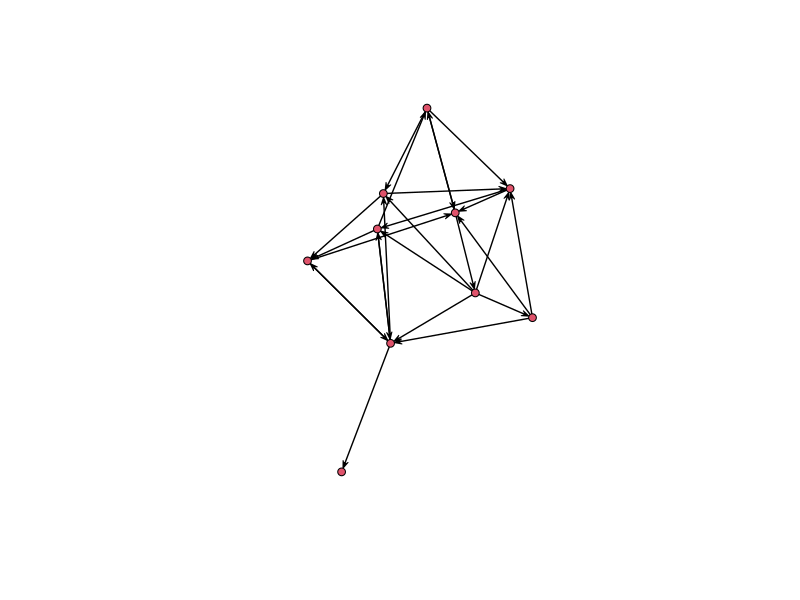
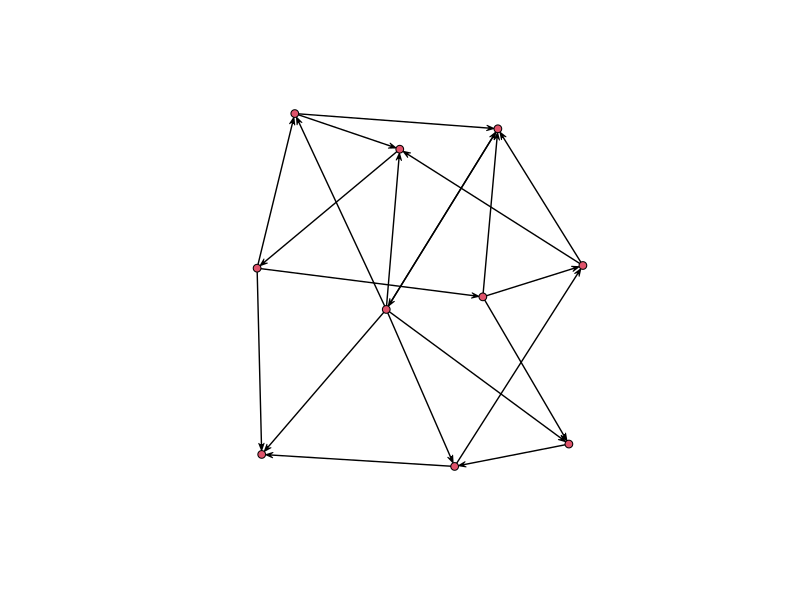
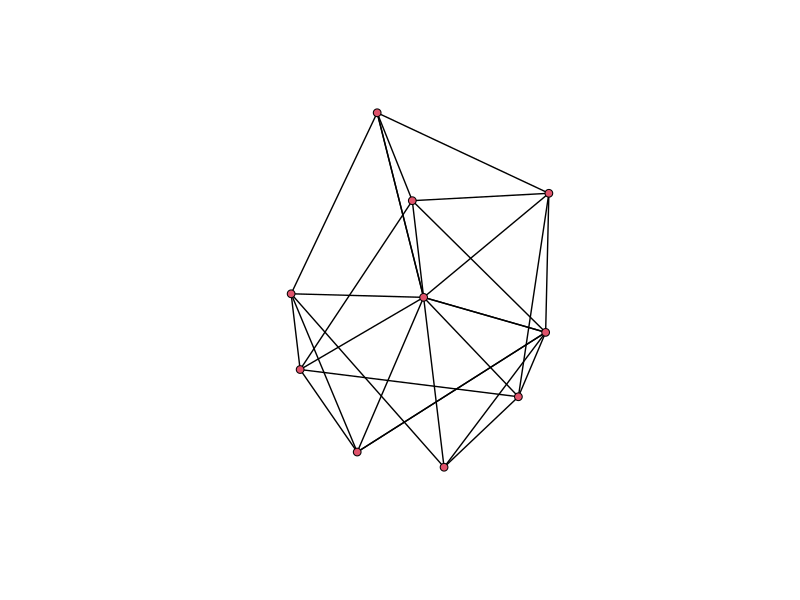

Here is the R script that generated these plots, in order:
###################################################################################################
#                                                                                                 #
#                               Basics of working with networks in R                              #
#                                                                                                 #
###################################################################################################

###################################################################################################
# Preliminaries                                                                                   #
###################################################################################################

# Loading the necessary libraries:
library(sna)

# sna stands for social network analysis. This library contains several routines for analysing networks.
# See the user guide for more information: https://cran.r-project.org/web/packages/sna/sna.pdf

###################################################################################################
# Part 1: Creating a network from an adjacency matrix                                             #
###################################################################################################

# A random graph is a graph where the vertices are fixed, but the edges are drawn randomly and 
# independently from a Bernoulli distribution.

# Create an adjacency matrix for a single (m = 1) random graph with n vertices and edge probability tprob:
A <- rgraph(n=10, m=1, tprob=.25)

# Convert the adjacency matrix into a network object:
net_1 <- network(A, directed=TRUE, loops=FALSE, bipartite=FALSE, matrix.type="adjacency")

# We can also just use the defaults and write:
net_1 <- network(A)

# Summarise information about our network:
summary(net_1)

# A simple plot of the network:
plot(net_1)

###################################################################################################
# Part 2: Creating a network from an edge list                                                    #
###################################################################################################

# Setting the random seed for reproducibility:
set.seed(1)

# "Random" numbers generated by a computer are not really random, but they can seem to be to humans.
# By setting the random "seed", we fix the sequence of random numbers. The next random graph we 
# create will be the same upon repeated runs of this script.

# We can also use rgraph to create an edge list:
el <- rgraph(n=10, m=1, tprob=.25, return.as.edgelist=T)

# The edge list is an [m x 3] matrix where m is the number of edges. The first column is the vertex
# the edge originates at, the second the vertex it terminates at and the final one the weight:
el

# We can create, plot and summarise this network as before:
net_2 <- network(el, directed=TRUE, loops=FALSE, bipartite=FALSE, matrix.type="edgelist")
summary(net_2)
plot(net_2)

# We can also use the shorter version, as the network command automatically infers that this is an edge list:
net_2 <- network(el)

###################################################################################################
# Part 3: Examining properties of network objects                                                 #
###################################################################################################

# We can report various properties of our network:
is.network(net_2)        # Is it a network?
is.bipartite(net_2)      # Is it bipartite?
is.directed(net_2)       # Is it directed?
has.loops(net_2)         # Are loops allowed?  
network.size(net_2)      # What is the number of vertices, order of the network (as mentioned in the slides this is also sometimes called size)?
network.edgecount(net_2) # What is the number of edges?

# We can also access and modify particular edges:
summary(net_2)
net_2[3,5]               # The edge from vertex 3 to vertex 5 (not present).
net_2[1:3,1:3]           # A submatrix of the adjacency.
net_2[3,5] <- 1          # Adding and edge from vertex 3 to 5.
net_2[1,]  <- 1          # Set edges from vertex 1 to all other vertices.
summary(net_2)

# Notice that [1,1] remained 0 after the final modification, because we set loops to false.
# Similarly, networks with directed set to false will be symmetrised.

# We can also add vertices and edges with these commands:
add.vertices(net_2, 2)
add.edges(net_2, 11,12)

# And we can delete them:
get.edgeIDs(net_2, 11)
delete.edges(net_2, get.edgeIDs(net_2, 11))
delete.vertices(net_2, 11)
delete.vertices(net_2, 11)

###################################################################################################
# Part 4: Attributes of networks, vertices and edges                                              #
###################################################################################################

# List the attributes of our network:
list.network.attributes(net_2)

# We can then get the values a particular attribute:
get.network.attribute(net_2, "bipartite")
get.network.attribute(net_2, list.network.attributes(net_2)[2])

# Similary, vertex and edge attributes:
list.vertex.attributes(net_2)
list.edge.attributes(net_2)

# The built-in "na" attribute tells you if a vertex/edge is "missing" or not.
# This refers to missing data, not if an edge is present or absent:
get.vertex.attribute(net_2, "na")
get.edge.attribute(net_2, "na")

# The vertex names (ids):
get.vertex.attribute(net_2, "vertex.names")

# We can also add attributes:
set.edge.attribute(net_2, "new-attribute", 77)
list.edge.attributes(net_2)

# We can use either of the two to get the attribute values:
get.edge.attribute(net_2, "new-attribute")
get.edge.value(net_2, "new-attribute")

# Add a "gender" attribute for each vertex:
gender <- c(2,1,2,2,1,2,1,1,2,2)
set.vertex.attribute(net_2, "gender", gender)
list.vertex.attributes(net_2)
get.vertex.attribute(net_2, "gender")

# Change the vertex names:
names <- c("John", "Mary", "Tom", "Bob", "Ann", "Pete", "Kate", "Jill", "George", "Tim")
set.vertex.attribute(net_2, "vertex.names", names)
get.vertex.attribute(net_2, "vertex.names")
summary(net_2)

# Add a "year" attribute to the network:
set.network.attribute(net_2, "year", 2008)
list.network.attributes(net_2)
get.network.attribute(net_2, "year")

# Change the network to undirected by changing the "directed" attribute:
set.network.attribute(net_2, "directed", F)
summary(net_2)
plot(net_2)

# You can also delete attributes:
delete.network.attribute(net_2,"year")
delete.edge.attribute(net_2,"new-attribute")
delete.vertex.attribute(net_2,"gender")

# We can also get and set attributes using shorthand operators:
net_2 %n% "year" <- 2009          # %n% is for network
net_2 %n% "year"

net_2 %e% "new-attribute" <- 88   # %e% for edges.
net_2 %e% "new-attribute"     

net_2 %v% "gender" <- gender      # %v% for vertices.
net_2 %v% "gender"

summary(net_2)
